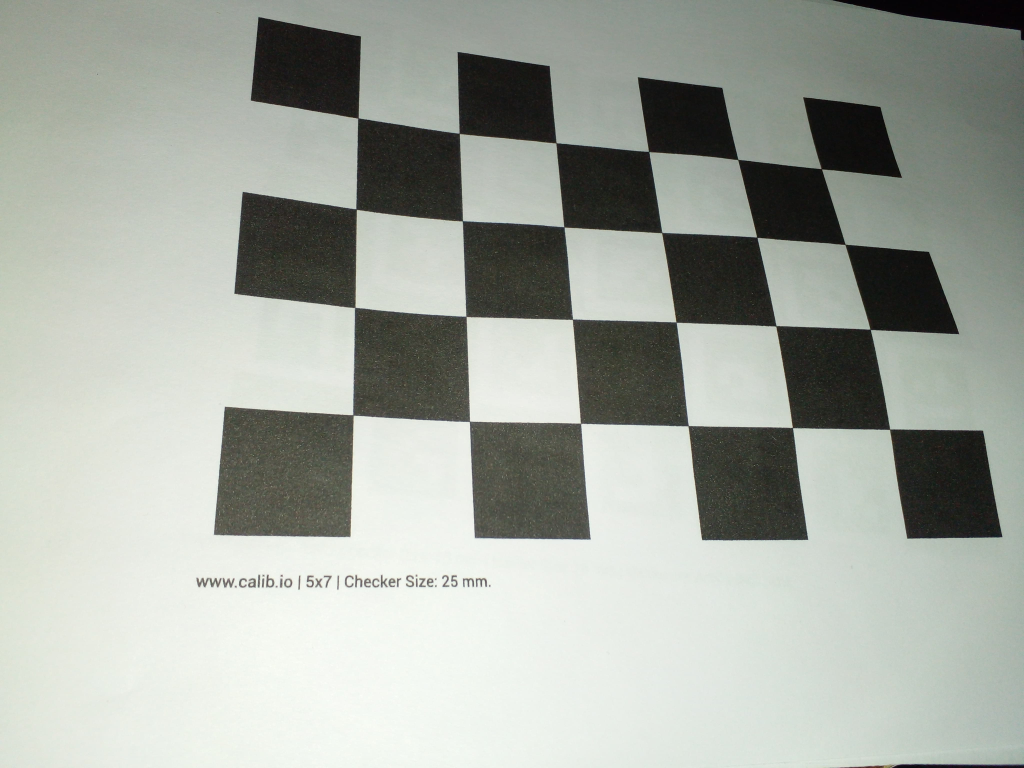
#> input picture chessboard_images/chessboard_1.jpeg, 4096 x 3072 px, found by its file name (shown at 1/4 size); its folder holds only this picture in this run
$ python augementation.py
#> lines starting #> are read from the running program, lines starting #| are printed output that depends on the picture
import os
from PIL import Image, ImageEnhance
import random


def augment_images(input_directory, output_directory, augmentations_per_image=5):
    """
    Augments images in the input directory and saves the augmented images in the output directory.

    :param input_directory: Directory containing the original images.
    :param output_directory: Directory where augmented images will be saved.
    :param augmentations_per_image: Number of augmented images to create for each original image.
    """
#> called with augmentations_per_image = 5
    if not os.path.exists(output_directory):
        os.makedirs(output_directory)

    # Supported image extensions
    image_extensions = ('.jpg', '.jpeg', '.png', '.bmp', '.tiff')
    image_files = [file for file in os.listdir(input_directory) if file.lower().endswith(image_extensions)]

    transform_count = 0

    for image_file in image_files:
        # Open the image
        img_path = os.path.join(input_directory, image_file)
        image = Image.open(img_path)
#> image is the input picture: PIL image 4096x3072 RGB; mean R, G, B 164.3, 169.2, 161.3

        # Generate augmentations
        for i in range(augmentations_per_image):
            augmented_image = image.copy()

            # Apply random transformations
            if random.choice([True, False]):
                angle = random.randint(0, 360)
                augmented_image = augmented_image.rotate(angle, expand=True)

            if random.choice([True, False]):
                flip_type = random.choice(['H', 'V'])  # Horizontal or Vertical flip
                if flip_type == 'H':
                    augmented_image = augmented_image.transpose(Image.FLIP_LEFT_RIGHT)
                elif flip_type == 'V':
                    augmented_image = augmented_image.transpose(Image.FLIP_TOP_BOTTOM)

            if random.choice([True, False]):
                enhancer = ImageEnhance.Brightness(augmented_image)
                brightness_factor = random.uniform(0.5, 1.5)  # Random brightness adjustment
                augmented_image = enhancer.enhance(brightness_factor)

            if random.choice([True, False]):
                enhancer = ImageEnhance.Color(augmented_image)
                color_factor = random.uniform(0.5, 1.5)  # Random color enhancement
                augmented_image = enhancer.enhance(color_factor)

            if random.choice([True, False]):
                width, height = augmented_image.size
                crop_size = random.uniform(0.8, 1.0)  # Random crop between 80%-100%
                x_crop = int(width * crop_size)
                y_crop = int(height * crop_size)
                x_offset = random.randint(0, width - x_crop)
                y_offset = random.randint(0, height - y_crop)
                augmented_image = augmented_image.crop((x_offset, y_offset, x_offset + x_crop, y_offset + y_crop))
                augmented_image = augmented_image.resize((width, height), Image.Resampling.LANCZOS)

            # Save the augmented image
            output_name = f"{os.path.splitext(image_file)[0]}_aug_{i + 1}.jpg"
            output_path = os.path.join(output_directory, output_name)
            augmented_image.save(output_path)
            transform_count += 1
#> this loop made 5 passes
#> pass 1, in augment_images, `augmented_image = enhancer.enhance(brightness_factor)`:
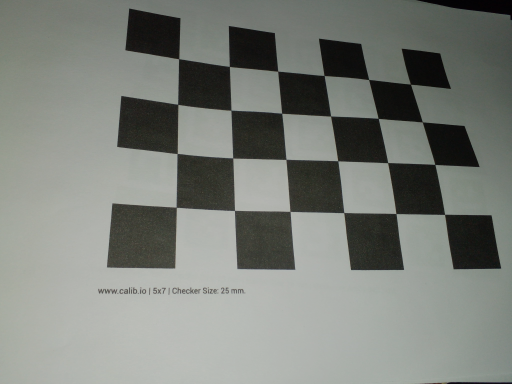
#> augmented_image: PIL image 4096x3072 RGB (shown at 1/8 size); mean R, G, B 124.2, 127.9, 121.9
#> pass 3, in augment_images, `augmented_image = augmented_image.rotate(angle, expand=True)`:
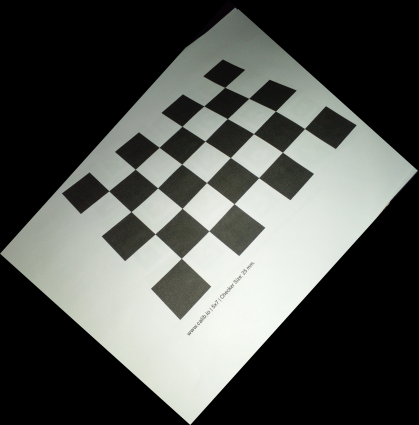
#> augmented_image: PIL image 5024x5100 RGB (shown at 1/12 size); mean R, G, B 80.7, 83.1, 79.2
#> pass 3, in augment_images, `augmented_image = enhancer.enhance(brightness_factor)`:
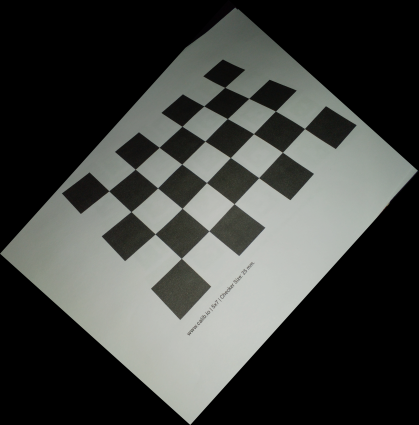
#> augmented_image: PIL image 5024x5100 RGB (shown at 1/12 size); mean R, G, B 65.1, 67.1, 63.9
#> after the loop:
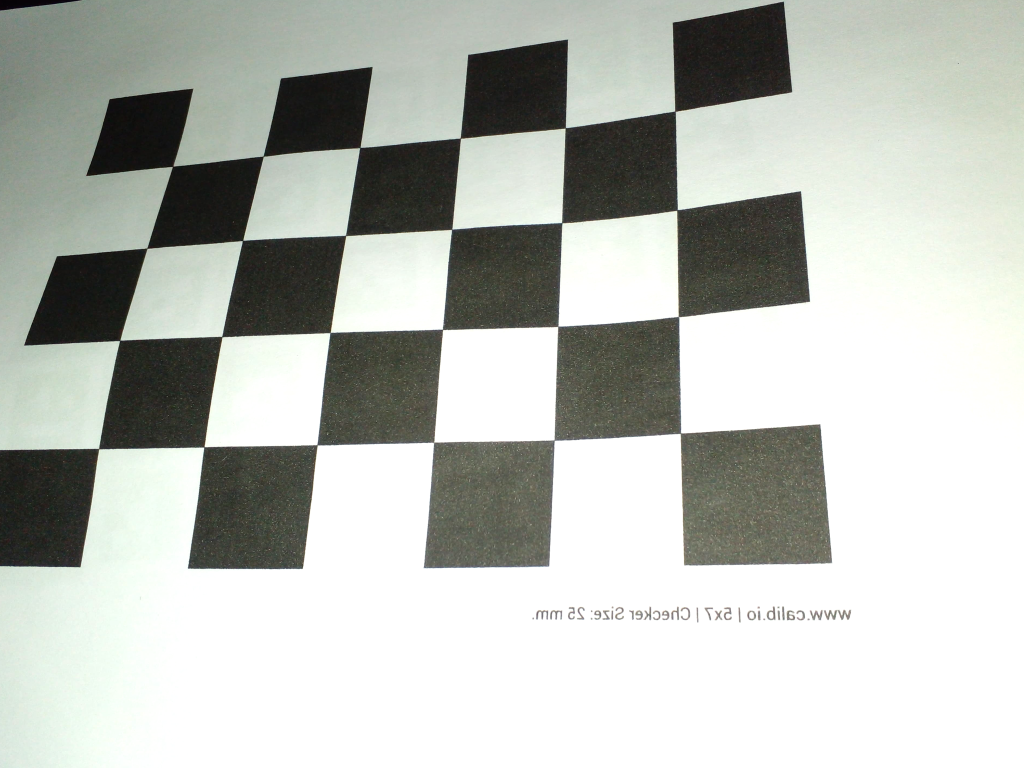
#> augmented_image: PIL image 4096x3072 RGB (shown at 1/4 size); mean R, G, B 186.6, 190.1, 184
#> after the loop, transform_count = 5

    print(f"Augmented {transform_count} images and saved to {output_directory}")
#| Augmented 5 images and saved to /home/jitendra/Documents/Spatial_Lens/Augmentated_images


# Example usage:
input_dir = "/home/jitendra/Documents/Spatial_Lens/chessboard_images"
output_dir = "/home/jitendra/Documents/Spatial_Lens/Augmentated_images"
augment_images(input_dir, output_dir)

$ run again, on chessboard_images/chessboard_13.jpeg
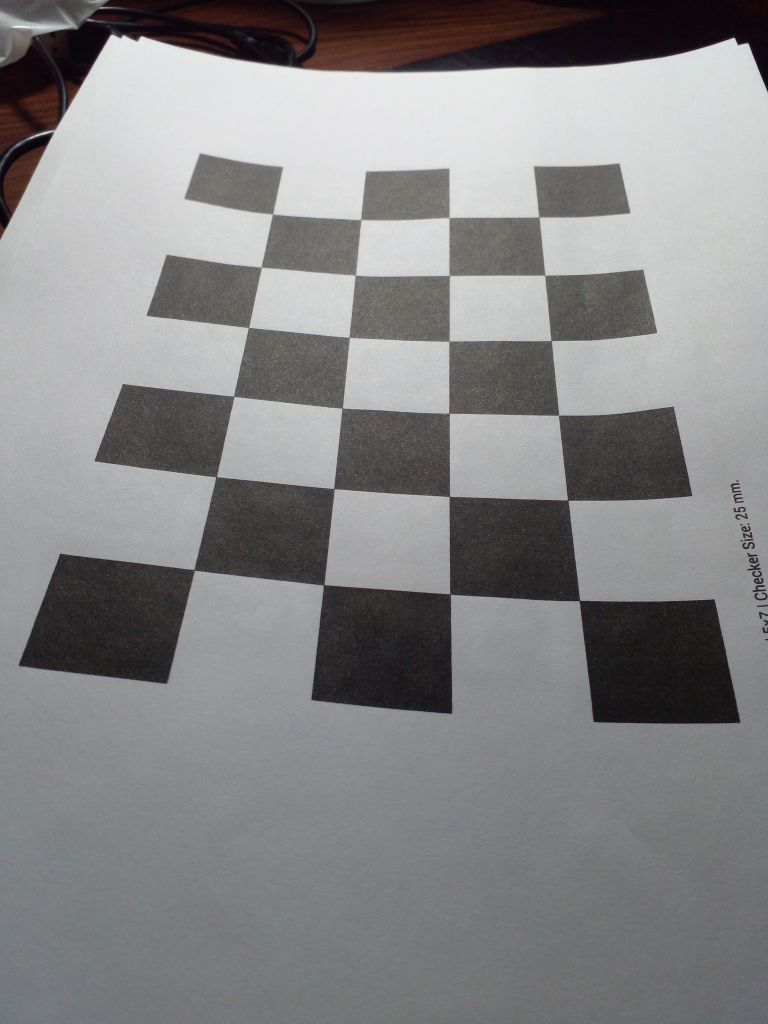
#> input picture chessboard_images/chessboard_13.jpeg, 3072 x 4096 px, found by its file name (shown at 1/4 size)
#> in augment_images, image is the input picture: PIL image 3072x4096 RGB; mean R, G, B 134, 133.8, 134.6
#> the loop in augment_images, `for i in range(augmentations_per_image):` made 5 passes
#> pass 1, in augment_images, `augmented_image = enhancer.enhance(brightness_factor)`:
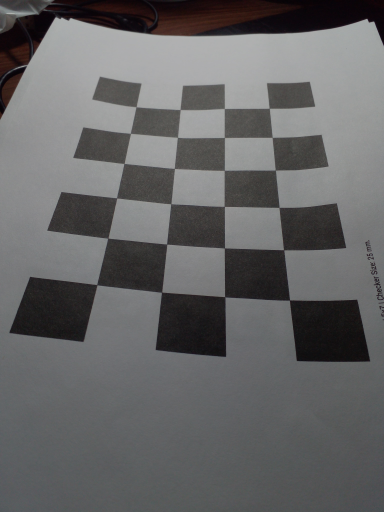
#> augmented_image: PIL image 3072x4096 RGB (shown at 1/8 size); mean R, G, B 101.2, 101, 101.6
#> after the loop in augment_images, `for i in range(augmentations_per_image):`:
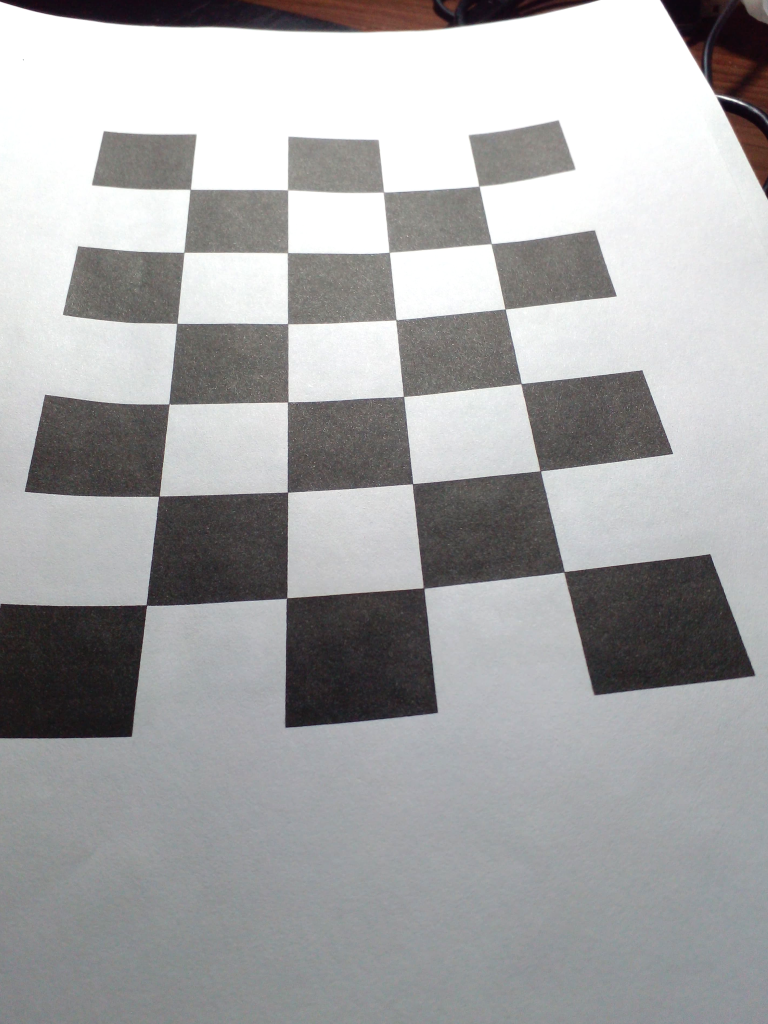
#> augmented_image: PIL image 3072x4096 RGB (shown at 1/4 size); mean R, G, B 166.2, 166.2, 167
#> after the loop in augment_images, `for i in range(augmentations_per_image):`: transform_count = 5
#| Augmented 5 images and saved to /home/jitendra/Documents/Spatial_Lens/Augmentated_images

$ run again, on chessboard_images/chessboard_14.jpeg
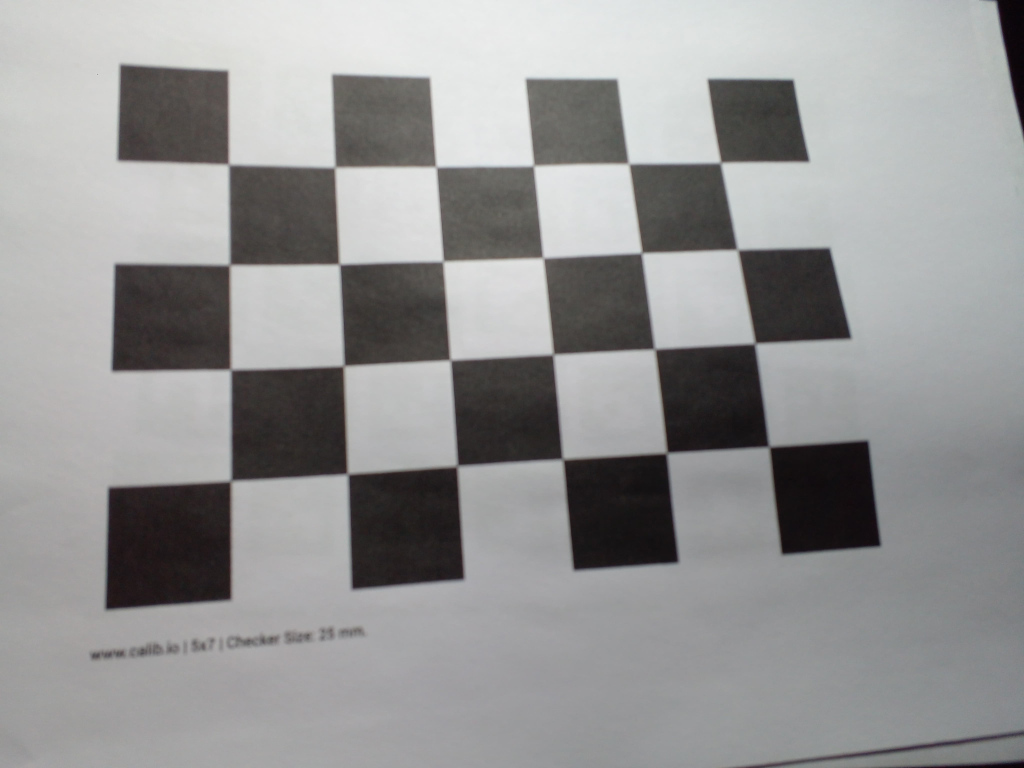
#> input picture chessboard_images/chessboard_14.jpeg, 4096 x 3072 px, found by its file name (shown at 1/4 size)
#> in augment_images, image is the input picture: PIL image 4096x3072 RGB; mean R, G, B 149.4, 149.2, 149.2
#> the loop in augment_images, `for i in range(augmentations_per_image):` made 5 passes
#> pass 1, in augment_images, `augmented_image = enhancer.enhance(brightness_factor)`:
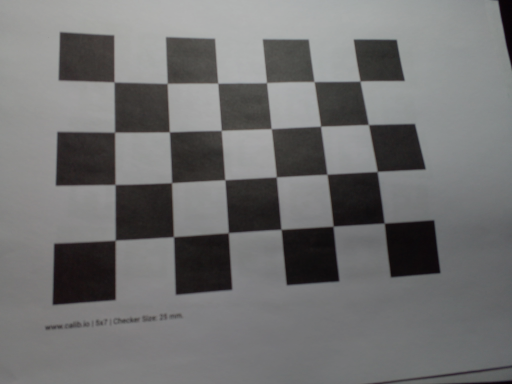
#> augmented_image: PIL image 4096x3072 RGB (shown at 1/8 size); mean R, G, B 112.8, 112.7, 112.8
#> after the loop in augment_images, `for i in range(augmentations_per_image):`:
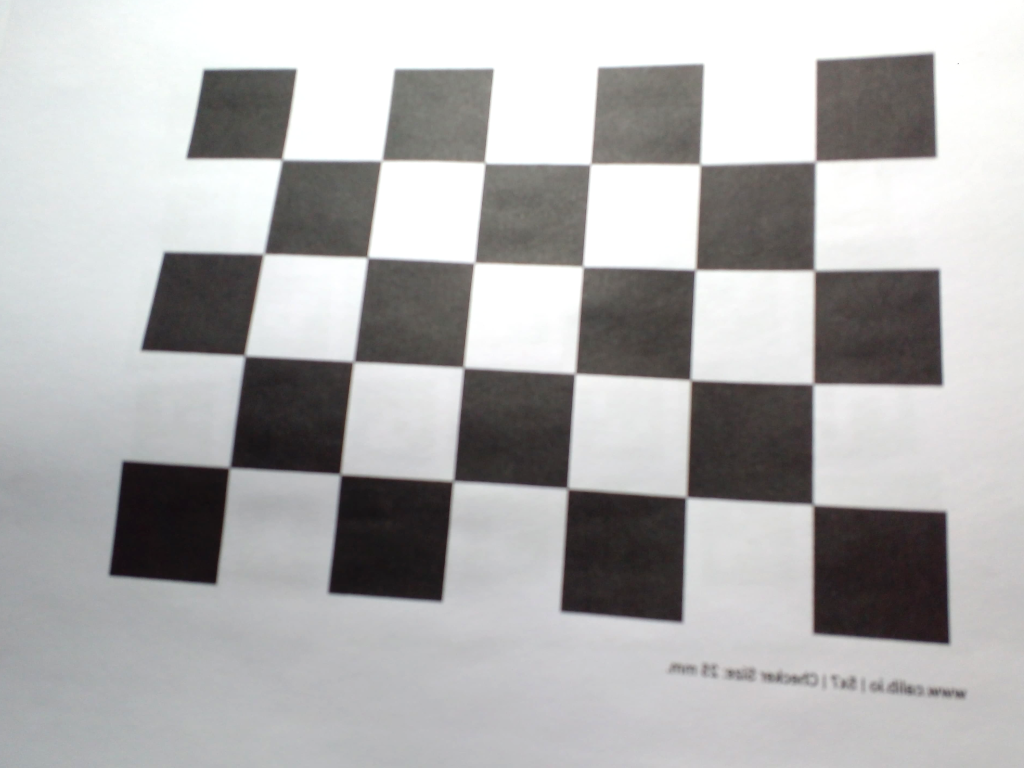
#> augmented_image: PIL image 4096x3072 RGB (shown at 1/4 size); mean R, G, B 176.7, 176, 176.1
#> after the loop in augment_images, `for i in range(augmentations_per_image):`: transform_count = 5
#| Augmented 5 images and saved to /home/jitendra/Documents/Spatial_Lens/Augmentated_images
